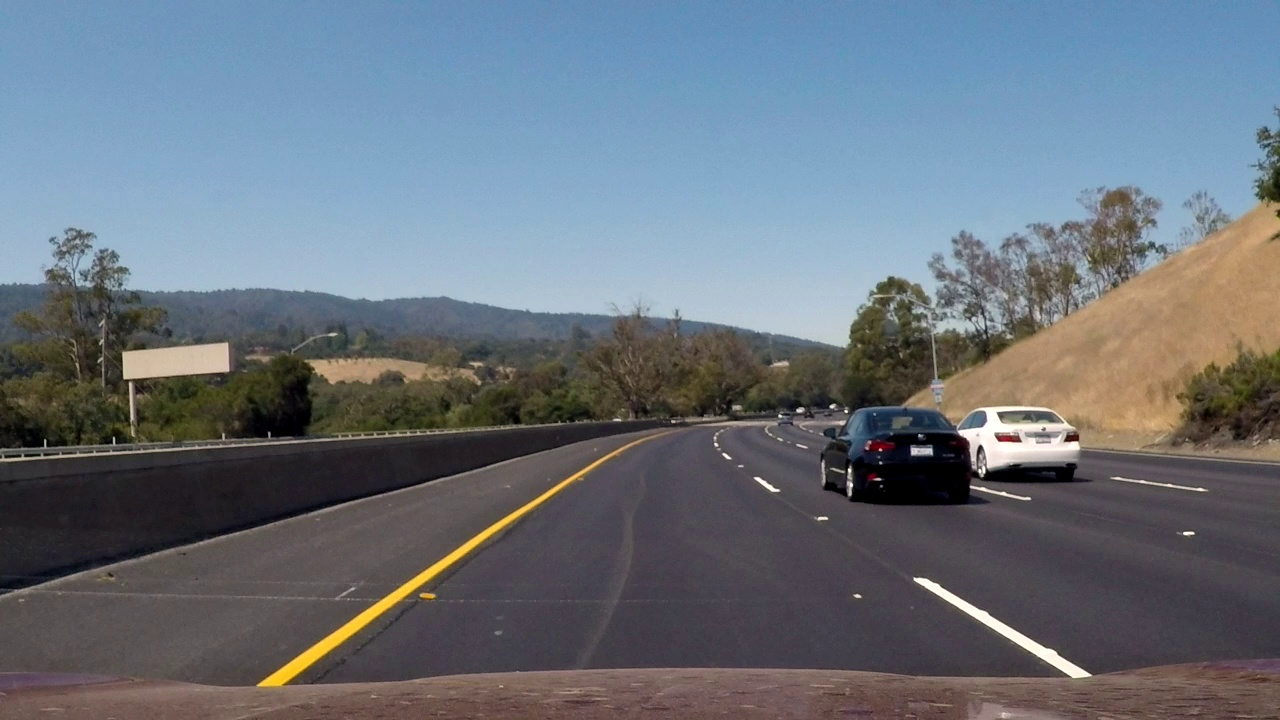
#> input picture input_images/1.jpg, 1280 x 720 px; its folder holds only this picture in this run
$ python lane_detect_img.py
#> lines starting #> are read from the running program, lines starting #| are printed output that depends on the picture; after the words box and inside, x2 and y2 are one past the last pixel; in counts of white or black regions, pixels touching at a corner belong together
import math
import matplotlib.pyplot as plt
import matplotlib.image as mpimg
import numpy as np
import cv2
import os

os.chdir('E:/Users/İndirilenler/yapay_zeka_proje_Lane_Detection')

def grayscale(img):

    return cv2.cvtColor(img, cv2.COLOR_RGB2GRAY)

def canny(img, low_threshold, high_threshold):

    return cv2.Canny(img, low_threshold, high_threshold)

def gaussian_blur(img, kernel_size):

    return cv2.GaussianBlur(img, (kernel_size, kernel_size), 0)

def region_of_interest(img, vertices):

    #empty mask
    mask = np.zeros_like(img)

    #color to fill the mask
    if len(img.shape) > 2:
        channel_count = img.shape[2]  # i.e. 3 or 4 depending on your image
        ignore_mask_color = (255,) * channel_count
    else:
        ignore_mask_color = 255

    # Fill pixels inside a polygon with a fill color
    cv2.fillPoly(mask, vertices, ignore_mask_color)

    # Rotate image only if mask pixels are non-zero
    masked_image = cv2.bitwise_and(img, mask)
    return masked_image


def draw_lines(img, lines, color=[255, 0, 0], thickness=10):

    for line in lines:
        for x1,y1,x2,y2 in line:
            cv2.line(img, (x1, y1), (x2, y2), color, thickness)

def slope_lines(image,lines):

    img = image.copy()
    poly_vertices = []
    order = [0,1,3,2]

    left_lines = []
    right_lines = []
    for line in lines:
        for x1,y1,x2,y2 in line:

            if x1 == x2:
                pass #Dikey
            else:
                m = (y2 - y1) / (x2 - x1)
                c = y1 - m * x1

                if m < 0:
                    left_lines.append((m,c))
                elif m >= 0:
                    right_lines.append((m,c))

    left_line = np.mean(left_lines, axis=0)
    right_line = np.mean(right_lines, axis=0)

    #print(left_line, right_line)

    for slope, intercept in [left_line, right_line]:

        # y1 height is obtained
        rows, cols = image.shape[:2]
        y1= int(rows) #image.shape[0]

        # y2 value
        y2= int(rows*0.6) #int(0.6*y1)

        # line equation
        x1=int((y1-intercept)/slope)
        x2=int((y2-intercept)/slope)
        poly_vertices.append((x1, y1))
        poly_vertices.append((x2, y2))
        draw_lines(img, np.array([[[x1,y1,x2,y2]]]))

    poly_vertices = [poly_vertices[i] for i in order]
    cv2.fillPoly(img, pts = np.array([poly_vertices],'int32'), color = (0,255,0))
    return cv2.addWeighted(image,0.7,img,0.4,0.)


def hough_lines(img, rho, theta, threshold, min_line_len, max_line_gap):

    lines = cv2.HoughLinesP(img, rho, theta, threshold, np.array([]), minLineLength=min_line_len, maxLineGap=max_line_gap)
    line_img = np.zeros((img.shape[0], img.shape[1], 3), dtype=np.uint8)
    #draw_lines(line_img, lines)
    line_img = slope_lines(line_img,lines)
    return line_img


def weighted_img(img, initial_img, α=0.1, β=1., γ=0.):

    lines_edges = cv2.addWeighted(initial_img, α, img, β, γ)
    #lines_edges = cv2.polylines(lines_edges,get_vertices(img), True, (0,0,255), 10)
    return lines_edges
def get_vertices(image):
    rows, cols = image.shape[:2]
    bottom_left  = [cols*0.15, rows]
    top_left     = [cols*0.45, rows*0.6]
    bottom_right = [cols*0.95, rows]
    top_right    = [cols*0.55, rows*0.6]

    ver = np.array([[bottom_left, top_left, top_right, bottom_right]], dtype=np.int32)
    return ver
# Lane finding
def lane_finding_pipeline(image):

    #Grayscale
    gray_img = grayscale(image)
    #Gaussian Smoothing
    smoothed_img = gaussian_blur(img = gray_img, kernel_size = 5)
    #Canny Edge Detection
    canny_img = canny(img = smoothed_img, low_threshold = 180, high_threshold = 240)
    #Masked Image Within a Polygon
    masked_img = region_of_interest(img = canny_img, vertices = get_vertices(image))
    #Hough Transform Lines
    houghed_lines = hough_lines(img = masked_img, rho = 1, theta = np.pi/180, threshold = 20, min_line_len = 20, max_line_gap = 180)
    #Draw lines on edges
    output = weighted_img(img = houghed_lines, initial_img = image, α=0.8, β=1., γ=0.)

    return output

for image_path in list(os.listdir('./input_images')):
    fig = plt.figure(figsize=(20, 10))
    image = mpimg.imread(f'./input_images/{image_path}')
#> image is the input picture: shape (720, 1280, 3); mean R, G, B 105.5, 114.1, 123.6
    ax = fig.add_subplot(1, 2, 1,xticks=[], yticks=[])
    plt.imshow(image)
    ax.set_title("Input Image")
    ax = fig.add_subplot(1, 2, 2,xticks=[], yticks=[])
    plt.imshow(lane_finding_pipeline(image))
#> in canny, `return cv2.Canny(img, low_threshold, high_threshold)`:
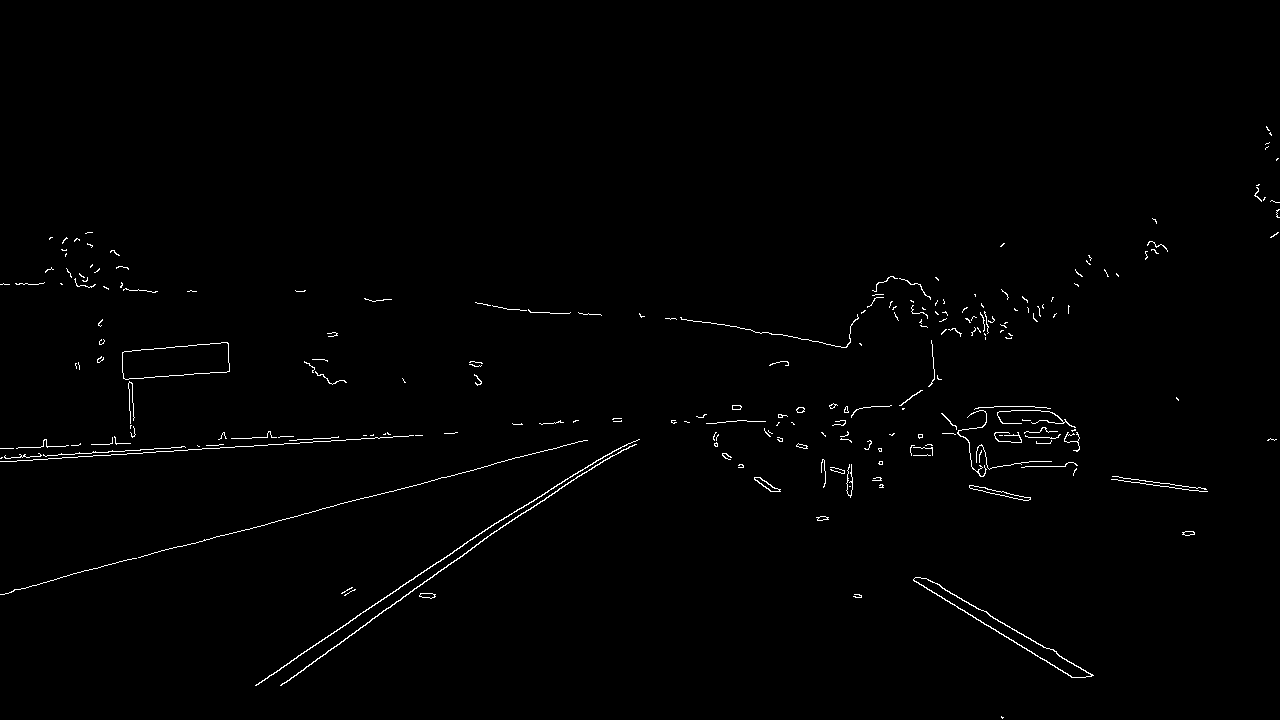
#> returned value: shape (720, 1280); 0.86% white in thin lines or dots, all inside (x1, y1, x2, y2) = (0, 126, 1280, 719)
#> in hough_lines, `lines = cv2.HoughLinesP(img, rho, theta, threshold, np.array([]), minL..`: lines = 17 rows, first 6: [328, 650, 612, 451], [255, 685, 517, 509], [754, 479, 1093, 675], [371, 619, 605, 455], [913, 580, 1075, 677], [280, 685, 622, 446]
#> the loop in slope_lines, `for line in lines:` made 17 passes
#> after the loop in slope_lines, `for line in lines:`: left_lines = [(-0.701, 879.8), (-0.672, 856.3), (-0.701, 879), (-0.699, 880.7), (-0.532, 782.3), (-0.514, 769.8), (-0.675, 856.8), (-0.658, 850.8), (-0.269, 597), (-0.701, 880.6), (-0.655, 848.8), (-0.684, 873.4)]; right_lines = [(0.578, 43.06), (0.599, 33.33), (0.603, 30.26), (0.579, 43.13), (0.701, -55.47)]
#> in slope_lines, `left_line = np.mean(left_lines, axis=0)`: left_line = [-0.622, 829.6]
#> in slope_lines, `right_line = np.mean(right_lines, axis=0)`: right_line = [0.612, 18.86]
#> the loop in slope_lines, `for slope, intercept in [left_line, right_line]:` made 2 passes
#> (slope, intercept, rows, cols, y1, y2, x1, x2) on passes 1 to 2: (-0.622, 829.6, 720, 1280, 720, 432, 176, 639), (0.612, 18.86, 720, 1280, 720, 432, 1145, 675)
#> after the loop in slope_lines, `for slope, intercept in [left_line, right_line]:`:
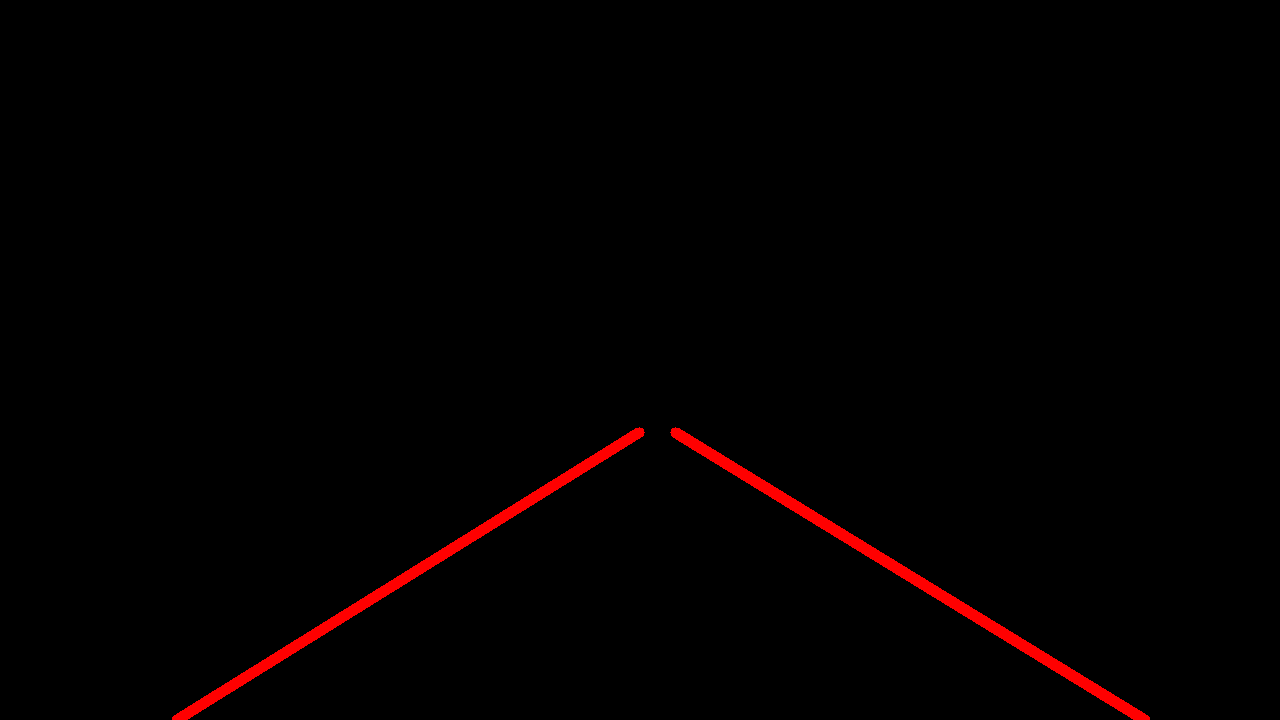
#> img: shape (720, 1280, 3); mean of channels 0, 1, 2 3.4, 0, 0; drawn as R, G, B
#> after the loop in slope_lines, `for slope, intercept in [left_line, right_line]:`: poly_vertices = [(176, 720), (639, 432), (1145, 720), (675, 432)]
#> in slope_lines, `poly_vertices = [poly_vertices[i] for i in order]`: poly_vertices = [(176, 720), (639, 432), (675, 432), (1145, 720)]
#> in slope_lines, `cv2.fillPoly(img, pts = np.array([poly_vertices],'int32'), color = (0,..`:
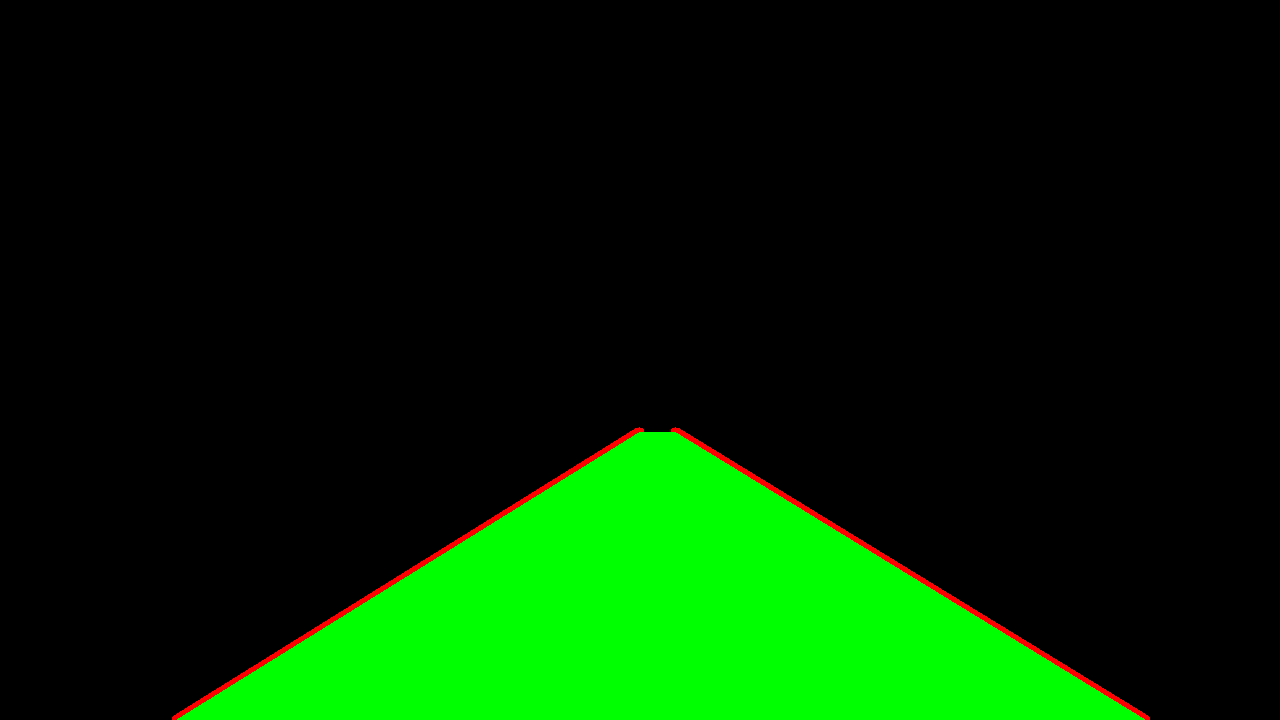
#> img: shape (720, 1280, 3); 15.72% of pixels changed, all inside (x1, y1, x2, y2) = (177, 432, 1145, 720); drawn as R, G, B
#> in weighted_img, `lines_edges = cv2.addWeighted(initial_img, α, img, β, γ)`:
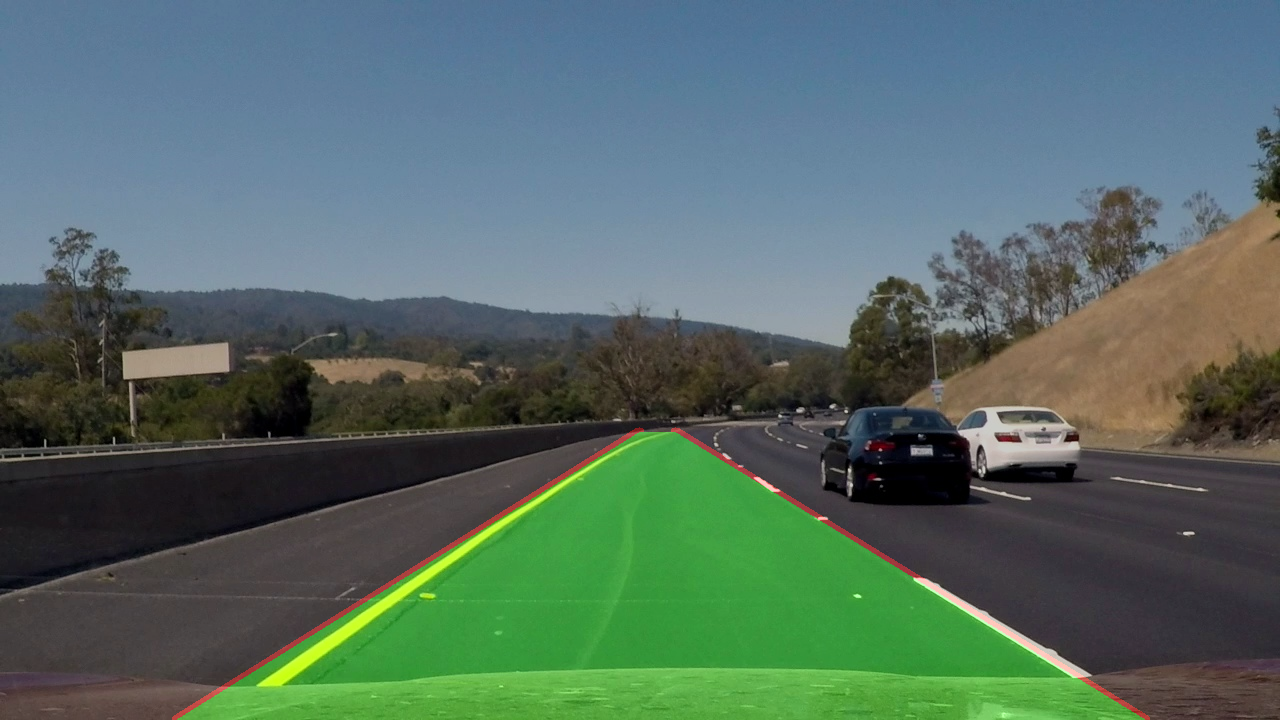
#> lines_edges: shape (720, 1280, 3); mean R, G, B 84.9, 107.3, 98.9
    ax.set_title("Output Image [Lane Line Detected]")
    plt.show()

    img = lane_finding_pipeline(image)
#> the loop in slope_lines (call 2), `for line in lines:` made 17 passes
#> the loop in slope_lines (call 2), `for slope, intercept in [left_line, right_line]:` made 2 passes
    img_name = os.path.basename(image_path)
    img_name_final = os.path.splitext(img_name)[0] + '.jpg'
    path = 'output/' + img_name_final
    cv2.imwrite(path,img)

$ run again, on input_images/13.jpg
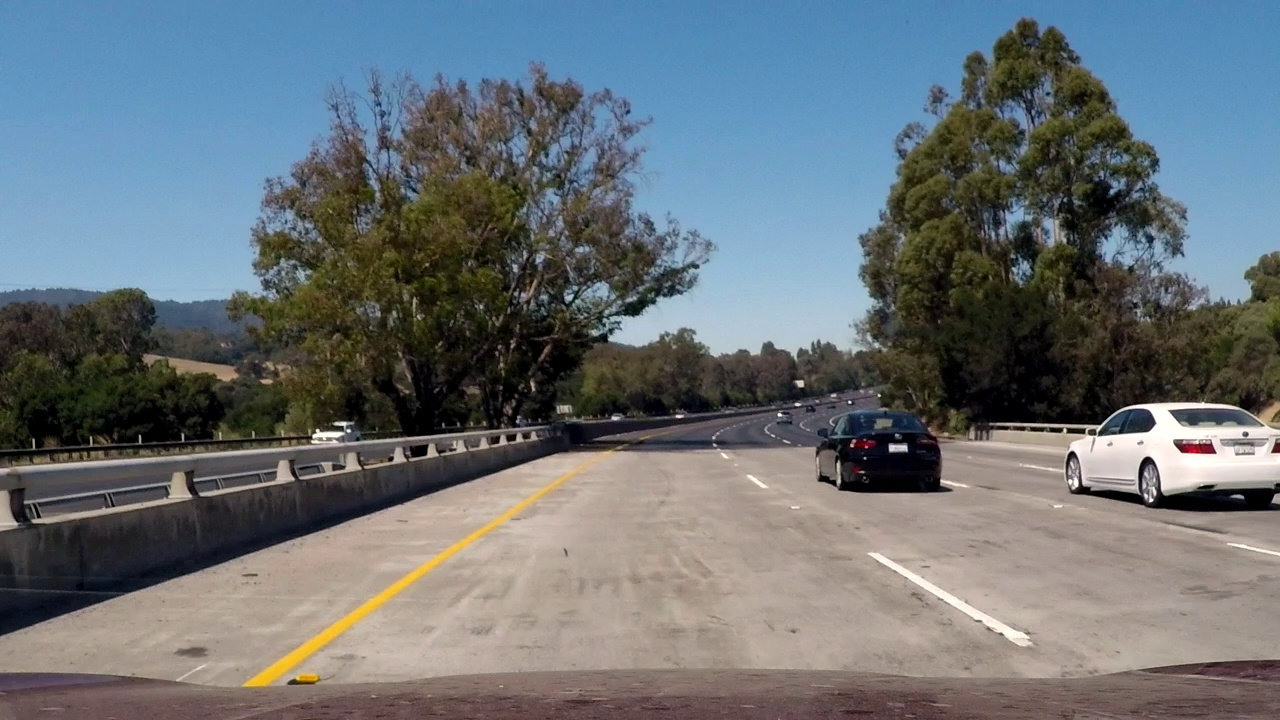
#> input picture input_images/13.jpg, 1280 x 720 px
#> image is the input picture: shape (720, 1280, 3); mean R, G, B 105.6, 113.3, 117.9
#> masked_image: shape (720, 1280); 0.08% white in thin lines or dots, all inside (x1, y1, x2, y2) = (286, 432, 1030, 685)
#> lines = [[693, 449, 1020, 645], [697, 449, 986, 615], [561, 452, 730, 449], [694, 449, 1022, 646], [699, 449, 1001, 623], [288, 684, 314, 684], [595, 440, 712, 436], [708, 449, 766, 485], [702, 449, 765, 485], [594, 438, 630, 432], [291, 679, 313, 681], [983, 612, 1014, 630]]
#> the loop in slope_lines, `for line in lines:` made 12 passes
#> after the loop in slope_lines, `for line in lines:`: left_lines = [(-0.0178, 462), (-0.0342, 460.3), (-0.167, 537)]; right_lines = [(0.599, 33.62), (0.574, 48.65), (0.601, 32.18), (0.576, 46.26), (0, 684), (0.621, 9.55), (0.571, 47.86), (0.0909, 652.5), (0.581, 41.23)]
#> left_line = [-0.0729, 486.4]
#> right_line = [0.468, 177.3]
#> the loop in slope_lines, `for slope, intercept in [left_line, right_line]:` made 2 passes
#> (slope, intercept, rows, cols, y1, y2, x1, x2) on passes 1 to 2: (-0.0729, 486.4, 720, 1280, 720, 432, -3205, 747), (0.468, 177.3, 720, 1280, 720, 432, 1158, 543)
#> after the loop in slope_lines, `for slope, intercept in [left_line, right_line]:`:
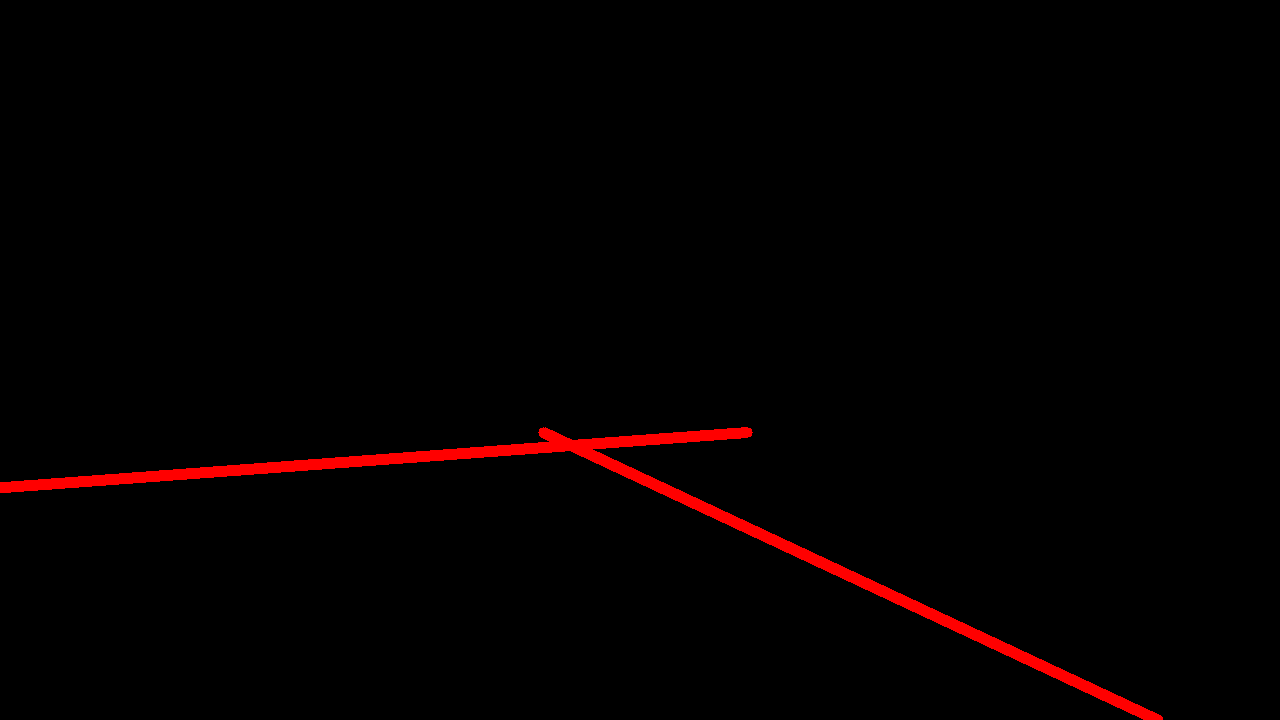
#> img: shape (720, 1280, 3); mean of channels 0, 1, 2 4.3, 0, 0; drawn as R, G, B
#> after the loop in slope_lines, `for slope, intercept in [left_line, right_line]:`: poly_vertices = [(-3205, 720), (747, 432), (1158, 720), (543, 432)]
#> in slope_lines, `poly_vertices = [poly_vertices[i] for i in order]`: poly_vertices = [(-3205, 720), (747, 432), (543, 432), (1158, 720)]
#> in weighted_img, `lines_edges = cv2.addWeighted(initial_img, α, img, β, γ)`:
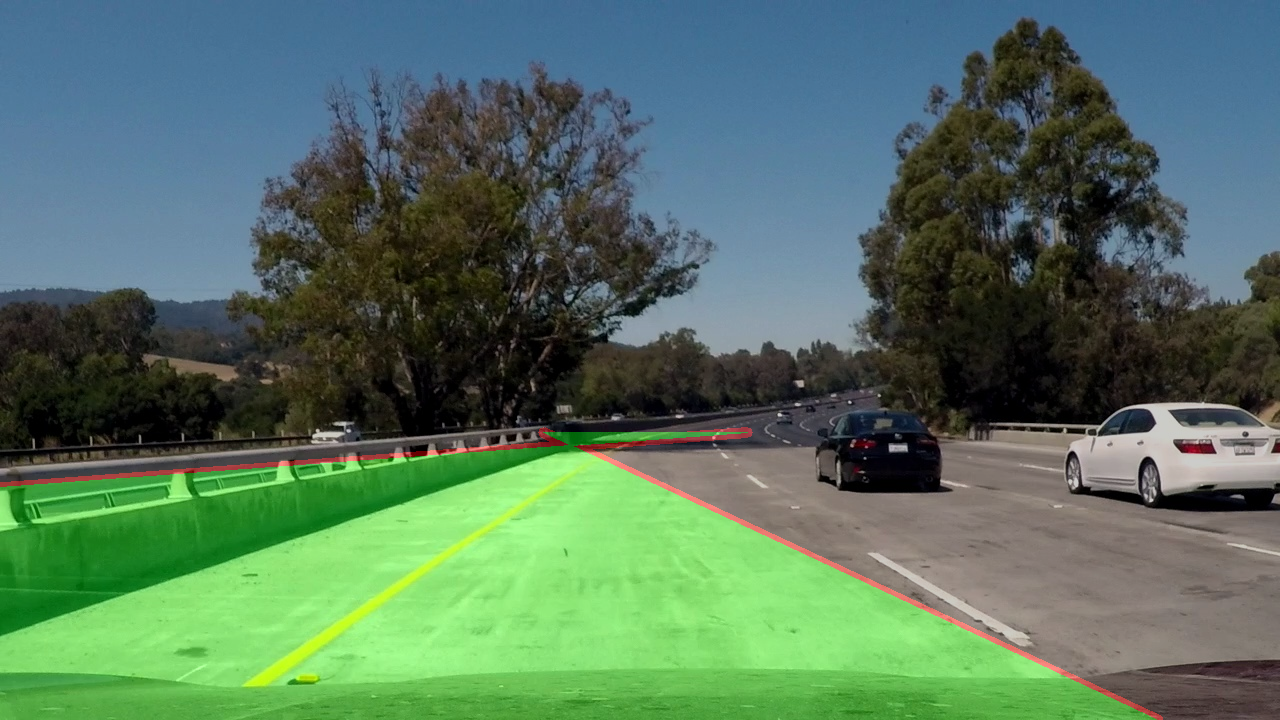
#> lines_edges: shape (720, 1280, 3); mean R, G, B 85.3, 115.8, 94.3
#> the loop in slope_lines (call 2), `for line in lines:` made 12 passes
#> the loop in slope_lines (call 2), `for slope, intercept in [left_line, right_line]:` made 2 passes
